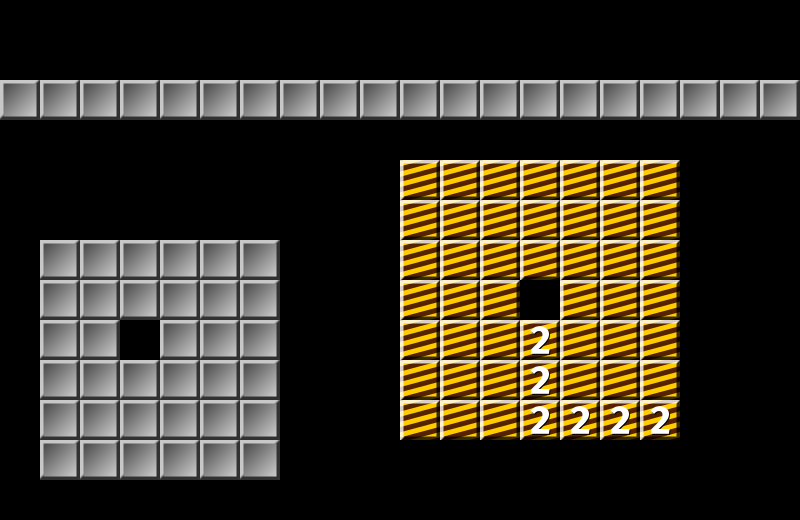

Tiled map render using the project's own tile images. Description and the whole map definition, tile-layer contents included, below:
An orthogonal 20x13 tile map with 40x40 px tiles, 2 tile layers (bricks, header), 3 tilesets and 4 objects (2x teleport, target, player).

<map version="1.0" orientation="orthogonal" renderorder="right-down" width="20" height="13" tilewidth="40" tileheight="40" nextobjectid="47">
 <tileset firstgid="1" name="tiles" tilewidth="40" tileheight="40" tilecount="9" columns="9">
  <image source="../../bricks/tiles.png" width="360" height="40" />
 </tileset>
 <tileset firstgid="10" name="Single sprites" tilewidth="40" tileheight="40" tilecount="1" columns="0">
  <tile id="1">
   <image width="40" height="40" source="../../bricks/002_player-40.png" />
  </tile>
 </tileset>
 <tileset firstgid="12" name="tiles" tilewidth="40" tileheight="40" tilecount="9" columns="9">
  <image source="../../bricks/tiles.png" width="360" height="40" />
 </tileset>
 <layer name="bricks" width="20" height="13">
  <data encoding="csv">
0,0,0,0,0,0,0,0,0,0,0,0,0,0,0,0,0,0,0,0,
0,0,0,0,0,0,0,0,0,0,0,0,0,0,0,0,0,0,0,0,
0,0,0,0,0,0,0,0,0,0,0,0,0,0,0,0,0,0,0,0,
0,0,0,0,0,0,0,0,0,0,0,0,0,0,0,0,0,0,0,0,
0,0,0,0,0,0,0,0,0,0,3,3,3,3,3,3,3,0,0,0,
0,0,0,0,0,0,0,0,0,0,3,3,3,3,3,3,3,0,0,0,
0,1,1,1,1,1,1,0,0,0,3,3,3,3,3,3,3,0,0,0,
0,1,1,1,1,1,1,0,0,0,3,3,3,0,3,3,3,0,0,0,
0,1,1,0,1,1,1,0,0,0,3,3,3,4,3,3,3,0,0,0,
0,1,1,1,1,1,1,0,0,0,3,3,3,4,3,3,3,0,0,0,
0,1,1,1,1,1,1,0,0,0,3,3,3,4,4,4,4,0,0,0,
0,1,1,1,1,1,1,0,0,0,0,0,0,0,0,0,0,0,0,0,
0,0,0,0,0,0,0,0,0,0,0,0,0,0,0,0,0,0,0,0
</data>
 </layer>
 <layer name="header" width="20" height="13">
  <data encoding="csv">
0,0,0,0,0,0,0,0,0,0,0,0,0,0,0,0,0,0,0,0,
0,0,0,0,0,0,0,0,0,0,0,0,0,0,0,0,0,0,0,0,
1,1,1,1,1,1,1,1,1,1,1,1,1,1,1,1,1,1,1,1,
0,0,0,0,0,0,0,0,0,0,0,0,0,0,0,0,0,0,0,0,
0,0,0,0,0,0,0,0,0,0,0,0,0,0,0,0,0,0,0,0,
0,0,0,0,0,0,0,0,0,0,0,0,0,0,0,0,0,0,0,0,
0,0,0,0,0,0,0,0,0,0,0,0,0,0,0,0,0,0,0,0,
0,0,0,0,0,0,0,0,0,0,0,0,0,0,0,0,0,0,0,0,
0,0,0,0,0,0,0,0,0,0,0,0,0,0,0,0,0,0,0,0,
0,0,0,0,0,0,0,0,0,0,0,0,0,0,0,0,0,0,0,0,
0,0,0,0,0,0,0,0,0,0,0,0,0,0,0,0,0,0,0,0,
0,0,0,0,0,0,0,0,0,0,0,0,0,0,0,0,0,0,0,0,
0,0,0,0,0,0,0,0,0,0,0,0,0,0,0,0,0,0,0,0
</data>
 </layer>
 <objectgroup name="sprites">
  <object id="31" name="target" gid="5" x="160" y="400" width="40" height="40" />
  <object id="30" name="player" gid="11" x="200" y="440" width="40" height="40" />
  <object id="44" name="teleport" gid="8" x="120" y="360" width="40" height="40">
   <properties>
    <property name="teleportNr" type="int" value="1" />
    <property name="teleportTo" type="int" value="2" />
   </properties>
  </object>
  <object id="46" name="teleport" gid="8" x="520" y="320" width="40" height="40">
   <properties>
    <property name="teleportNr" type="int" value="2" />
    <property name="teleportTo" type="int" value="1" />
   </properties>
  </object>
 </objectgroup>
</map>
